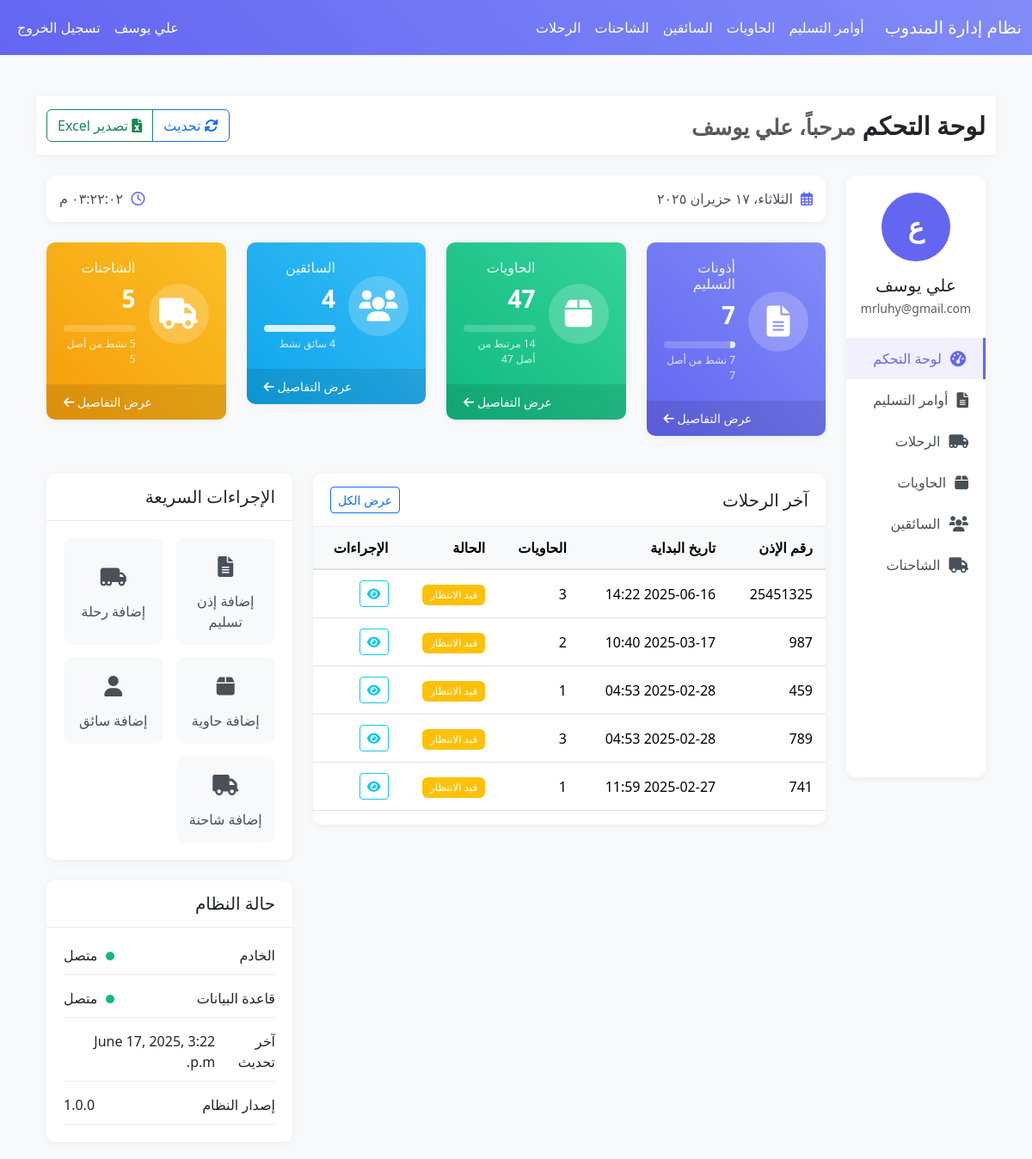
Screenshot of /port/ (signed in) with the database file from the repository.
### users/models.py (models this page shows, shortened)
class CustomUser(AbstractUser):
    USER_TYPE_CHOICES = (
        ('DELIVERY', 'مندوب'),
        ('SUPERVISOR', 'مشرف'),
        ('MANAGER', 'مدير'),
    )
    phone_number = models.CharField(max_length=15, unique=True, verbose_name="رقم الهاتف")
    email = models.EmailField(unique=True)
    user_type = models.CharField(
        max_length=20,
        choices=USER_TYPE_CHOICES,
        verbose_name="نوع المستخدم"
    )
    is_subscription_active = models.BooleanField(default=False, verbose_name="الاشتراك مفعل")
    subscription_end_date = models.DateTimeField(null=True, blank=True, verbose_name="تاريخ انتهاء الاشتراك")
    username = None
    USERNAME_FIELD = 'phone_number'
    REQUIRED_FIELDS = ['email', 'user_type']
    objects = CustomUserManager()
    class Meta:
        verbose_name = "مستخدم"
        verbose_name_plural = "المستخدمين"

### port/models.py (models this page shows, shortened)
class Trip(models.Model):
    STATUS_CHOICES = [
        ('pending', 'قيد الانتظار'),
        ('active', 'نشط'),
        ('completed', 'مكتمل'),
        ('cancelled', 'ملغي'),
    ]
    delivery_order = models.ForeignKey(
        'DeliveryOrder',
        on_delete=models.CASCADE,
        verbose_name='إذن التسليم',
        related_name='trips'
    )
    containers = models.ManyToManyField(Container, related_name='trips', blank=True)
    user = models.ForeignKey(
        settings.AUTH_USER_MODEL,
        on_delete=models.CASCADE,
        verbose_name='المستخدم'
    )
    start_time = models.DateTimeField(
        verbose_name='تاريخ البداية',
        default=timezone.now
    )
    end_time = models.DateTimeField(
        verbose_name='تاريخ النهاية',
        null=True,
        blank=True
    )
    status = models.CharField(
        max_length=20,
        choices=STATUS_CHOICES,
        default='pending',
        verbose_name='الحالة'
    )
    created_at = models.DateTimeField(auto_now_add=True)
    updated_at = models.DateTimeField(auto_now=True)
    driver_name = models.CharField(max_length=100, blank=True, null=True, verbose_name="اسم السائق")
    truck_plate = models.CharField(max_length=50, blank=True, null=True, verbose_name="رقم لوحة الشاحنة")
    class Meta:
        verbose_name = 'رحلة'
        verbose_name_plural = 'رحلات'
        ordering = ['-created_at']
        constraints = [
            models.UniqueConstraint(
                fields=['delivery_order'],
                name='unique_delivery_order_trip'
            )
        ]

class DeliveryOrder(models.Model):
    STATUS_CHOICES = [
        ('LOADING', 'تحميل'),
        ('EMPTY', 'فارغ'),
        ('GENERAL_CARGO', 'بضائع عامة'),
        ('UNLOADING', 'تجزئة')
    ]
    user = models.ForeignKey(
        settings.AUTH_USER_MODEL,
        on_delete=models.CASCADE,
        related_name='delivery_orders',
        verbose_name='المستخدم'
    )
    order_number = models.CharField(
        max_length=50,
        unique=True,
        verbose_name="رقم الإذن"
    )
    issue_date = models.DateTimeField(
        verbose_name="تاريخ الإصدار"
    )
    expiry_date = models.DateTimeField(
        verbose_name="تاريخ الانتهاء",
        null=True,
        blank=True
    )
    status = models.CharField(
        max_length=20,
        choices=STATUS_CHOICES,
        default='LOADING',
        verbose_name="الحالة"
    )
    notes = models.TextField(
        blank=True,
        verbose_name="ملاحظات"
    )
    created_at = models.DateTimeField(auto_now_add=True)
    updated_at = models.DateTimeField(auto_now=True)
    class Meta:
        verbose_name = "إذن التسليم"
        verbose_name_plural = "أذونات التسليم"
        ordering = ['-issue_date']

### port/views.py (the view)
# urls.py: path('', views.port_home, name='home'),
@login_required
def port_home(request):
    if not request.user.is_subscription_active:
        messages.warning(request, 'يرجى تجديد اشتراكك للوصول إلى هذه الخدمات')
        return redirect('subscription_expired')
    cache_key = f'dashboard_stats_{request.user.id}'
    stats = cache.get(cache_key)
    if not stats:
        stats = calculate_stats(request.user)
        stats['last_update'] = timezone.now()
        cache.set(cache_key, stats, timeout=300)  # تخزين لمدة 5 دقائق
    context = {
        'stats': stats,
        'total_orders': stats['total_orders'],
        'active_orders': stats['active_orders'],
        'completed_orders': stats['completed_orders'],
        'containers_report': stats['containers_report'],
        'trucks_report': stats['trucks_report'],
        'trips_report': stats['trips_report'],
        'drivers_count': stats['drivers_count'],
        'orders_count': stats['orders_count'],
        'containers_count': stats['containers_count'],
        'recent_trips': stats['recent_trips'],
    }
    return render(request, 'port/home.html', context)

### templates/port/home.html (shortened to what this page needs)
{% extends 'base.html' %}
{% load static %}
{% block extra_css %}
<link rel="stylesheet" href="{% static 'css/dashboard.css' %}">
{% endblock %}
{% block content %}
<div class="dashboard-container">
    <div class="top-nav-bar">
        <div class="container-fluid">
            <div class="row align-items-center">
                <div class="col-md-6">
                    <h1 class="dashboard-title">لوحة التحكم <small class="text-muted">مرحباً، {{ user.get_full_name }}</small></h1>
                </div>
                <div class="col-md-6 text-end">
                    <div class="btn-group">
                        <button type="button" class="btn btn-outline-primary" id="refreshDashboard">
                            <i class="fas fa-sync-alt"></i> تحديث
                        </button>
                        <a href="{% url 'port:export_trips_csv' %}" class="btn btn-outline-success">
                            <i class="fas fa-file-excel"></i> تصدير Excel
                        </a>
                    </div>
                </div>
            </div>
        </div>
    </div>
    <div class="container-fluid mt-4">
        <div class="row">
            <div class="col-md-2">
                {% include 'port/partials/sidebar.html' %}
            </div>
            <div class="col-md-10">
                <div class="date-time-bar mb-4">
                    <div class="row">
                        <div class="col-md-6">
                            <div class="current-date">
                                <i class="far fa-calendar-alt"></i> <span id="currentDate"></span>
                            </div>
                        </div>
                        <div class="col-md-6 text-end">
                            <div class="current-time">
                                <i class="far fa-clock"></i> <span id="currentTime"></span>
                            </div>
                        </div>
                    </div>
                </div>
                <div class="dashboard-content">
                    {% include 'port/partials/stats.html' %}
                    <div class="row">
                        <div class="col-md-8">
                            {% include 'port/partials/recent_activity.html' %}
                        </div>
                        <div class="col-md-4">
                            {% include 'port/partials/quick_actions.html' %}
                        </div>
                    </div>
                </div>
            </div>
        </div>
    </div>
</div>
{% endblock %}

### templates/base.html (shortened to what this page needs)
{% load static %}
<!DOCTYPE html>
<html lang="ar" dir="rtl">
<head>
    <link rel="stylesheet" href="https://cdn.jsdelivr.net/npm/bootstrap@5.3.2/dist/css/bootstrap.rtl.min.css">
    <link rel="stylesheet" href="https://cdnjs.cloudflare.com/ajax/libs/font-awesome/6.0.0/css/all.min.css">
    <link href="https://cdn.jsdelivr.net/npm/select2@4.1.0-rc.0/dist/css/select2.min.css" rel="stylesheet" />
    <link href="https://cdn.jsdelivr.net/npm/sweetalert2@11/dist/sweetalert2.min.css" rel="stylesheet">
    <link rel="stylesheet" href="{% static 'css/dashboard.css' %}">
    <link rel="stylesheet" href="{% static 'css/trips.css' %}">
    {% block extra_css %}{% endblock %}
</head>
<body>
    <nav class="navbar navbar-expand-lg navbar-dark bg-gradient-primary">
        <div class="container-fluid">
            <a class="navbar-brand" href="{% url 'port:home' %}">نظام إدارة المندوب</a>
            <div class="collapse navbar-collapse" id="navbarNav">
                <ul class="navbar-nav me-auto">
                    <li class="nav-item">
                        <a class="nav-link" href="{% url 'port:delivery_orders' %}">أوامر التسليم</a>
                    </li>
                    <li class="nav-item">
                        <a class="nav-link" href="{% url 'port:containers_list' %}">الحاويات</a>
                    </li>
                    <li class="nav-item">
                        <a class="nav-link" href="{% url 'port:drivers_list' %}">السائقين</a>
                    </li>
                    <li class="nav-item">
                        <a class="nav-link" href="{% url 'port:trucks_list' %}">الشاحنات</a>
                    </li>
                    <li class="nav-item">
                        <a class="nav-link" href="{% url 'port:trip_list' %}">الرحلات</a>
                    </li>
                </ul>
                {% if user.is_authenticated %}
                <div class="navbar-nav">
                    <span class="nav-item nav-link text-light">{{ user.first_name }} {{ user.last_name }}</span>
                    <a class="nav-link" href="{% url 'logout' %}">تسجيل الخروج</a>
                </div>
                {% endif %}
            </div>
        </div>
    </nav>
    <div class="container mt-5">
        {% block content %}{% endblock %}
    </div>
</body>
</html>

### templates/port/partials/sidebar.html
<div class="sidebar">
    <div class="user-profile text-center mb-4">
        <div class="avatar-circle">
            <span class="initials">{{ user.get_full_name|slice:":1" }}</span>
        </div>
        <h5 class="mt-3 mb-1">{{ user.get_full_name }}</h5>
        <p class="text-muted small">{{ user.email }}</p>
    </div>
    <div class="nav-menu">
        <a href="{% url 'port:home' %}" class="nav-link active">
            <i class="fas fa-tachometer-alt"></i> لوحة التحكم
        </a>
        <a href="{% url 'port:delivery_orders' %}" class="nav-link">
            <i class="fas fa-file-alt"></i> أوامر التسليم
        </a>
        <a href="{% url 'port:trip_list' %}" class="nav-link">
            <i class="fas fa-truck-moving"></i> الرحلات
        </a>
        <a href="{% url 'port:containers_list' %}" class="nav-link">
            <i class="fas fa-box"></i> الحاويات
        </a>
        <a href="{% url 'port:drivers_list' %}" class="nav-link">
            <i class="fas fa-users"></i> السائقين
        </a>
        <a href="{% url 'port:trucks_list' %}" class="nav-link">
            <i class="fas fa-truck"></i> الشاحنات
        </a>
    </div>
</div>

### templates/port/partials/recent_activity.html
<div class="card dashboard-card mb-4">
    <div class="card-header d-flex justify-content-between align-items-center">
        <h5 class="mb-0">آخر الرحلات</h5>
        <a href="{% url 'port:trip_list' %}" class="btn btn-sm btn-outline-primary">عرض الكل</a>
    </div>
    <div class="card-body p-0">
        <div class="table-responsive">
            <table class="table table-hover recent-trips-table">
                <thead>
                    <tr>
                        <th>رقم الإذن</th>
                        <th>تاريخ البداية</th>
                        <th>الحاويات</th>
                        <th>الحالة</th>
                        <th>الإجراءات</th>
                    </tr>
                </thead>
                <tbody>
                    {% for trip in recent_trips %}
                    <tr>
                        <td>{{ trip.delivery_order.order_number }}</td>
                        <td>{{ trip.start_time|date:"Y-m-d H:i" }}</td>
                        <td>{{ trip.containers.count }}</td>
                        <td>
                            <span class="badge
                                {% if trip.status == 'pending' %}bg-warning
                                {% elif trip.status == 'active' %}bg-success
                                {% elif trip.status == 'completed' %}bg-info
                                {% else %}bg-danger{% endif %}">
                                {{ trip.get_status_display }}
                            </span>
                        </td>
                        <td>
                            <a href="{% url 'port:trip_detail' trip.id %}" class="btn btn-sm btn-outline-info">
                                <i class="fas fa-eye"></i>
                            </a>
                        </td>
                    </tr>
                    {% empty %}
                    <tr>
                        <td colspan="5" class="text-center">لا توجد رحلات حديثة</td>
                    </tr>
                    {% endfor %}
                </tbody>
            </table>
        </div>
    </div>
</div>

### rows the page displays
CustomUser: first_name "علي يوسف", get_full_name "علي يوسف", get_full_name "ع", email "mrluhy@gmail.com"
Trip: delivery_order.order_number "25451325", start_time "2025-06-16 14:22", containers.count "3", status "قيد الانتظار"
Trip: delivery_order.order_number "987", start_time "2025-03-17 10:40", containers.count "2", status "قيد الانتظار"
Trip: delivery_order.order_number "459", start_time "2025-02-28 04:53", containers.count "1", status "قيد الانتظار"
Trip: delivery_order.order_number "789", start_time "2025-02-28 04:53", containers.count "3", status "قيد الانتظار"
Trip: delivery_order.order_number "741", start_time "2025-02-27 11:59", containers.count "1", status "قيد الانتظار"

### other values shown
{{ total_orders }} "7"
{{ active_orders|default:0 }} "7"
{{ total_orders|default:0 }} "7"
{{ containers_report.total }} "47"
{{ containers_report.assigned }} "14"
{{ drivers_count }} "4"
{{ trucks_report.total }} "5"
{{ trucks_report.active }} "5"
{{ stats.last_update|default:"الآن" }} "June 17, 2025, 3:22 p.m."
